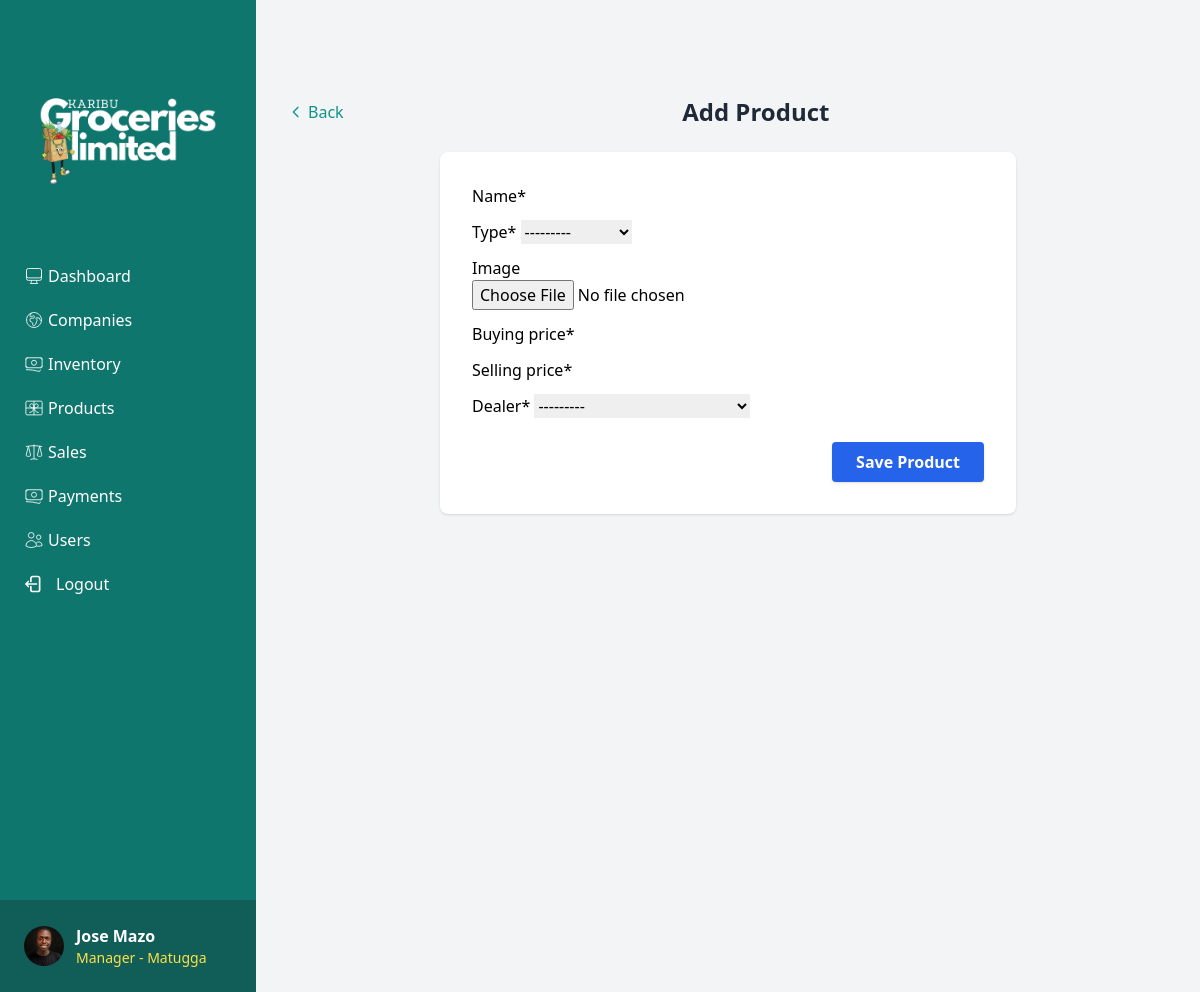
The app's page /products/add/ (signed in) with its own data.
### core/models.py (models this page shows, shortened)
class CustomUser(AbstractUser):
    USER_TYPE_CHOICES = [
        ('admin', 'Admin'),
        ('manager', 'Manager'),
        ('sales_agent', 'Sales Agent'),
    ]
    phone_number = models.CharField(max_length=15, blank=True)
    user_type = models.CharField(max_length=20, choices=USER_TYPE_CHOICES, default='sales_agent')
    profile_picture = models.ImageField(upload_to='profile_pics/', blank=True, null=True)
    branch = models.ForeignKey('Branch', on_delete=models.SET_NULL, null=True, blank=True)
    is_active = models.BooleanField(default=True)
    created_at = models.DateTimeField(auto_now_add=True)
    updated_at = models.DateTimeField(auto_now=True)

class Branch(models.Model):
    name = models.CharField(max_length=100)
    location = models.CharField(max_length=200)
    phone_number = models.CharField(max_length=15)
    email = models.EmailField(blank=True)
    address = models.TextField()
    created_at = models.DateTimeField(auto_now_add=True)
    updated_at = models.DateTimeField(auto_now=True)

class Dealer(models.Model):
    name = models.CharField(max_length=100)
    contact_person = models.CharField(max_length=100)
    phone_number = models.CharField(max_length=15)
    email = models.EmailField(blank=True)
    address = models.TextField()
    branch = models.ForeignKey(Branch, on_delete=models.CASCADE, null=True, blank=True)
    created_at = models.DateTimeField(auto_now_add=True)
    updated_at = models.DateTimeField(auto_now=True)
    def __str__(self):
        return self.name

### core/views.py (the view)
# urls.py: path('products/add/', views.add_product, name='add_product'),
@login_required
def add_product(request):
    if request.method == 'POST':
        form = ProduceForm(request.POST, user=request.user)
        if form.is_valid():
            form.save()
            messages.success(
                request,
                f"{Produce.name} added successfully! Buying Price: UGX {Produce.buying_price}, Selling Price: UGX {Produce.selling_price}"
            )
            return redirect('/products/')  # After adding product, go back to product list
    else:
        form = ProduceForm(user=request.user)
    return render(request, 'core/add_product.html', {'form': form})

### core/forms.py (shortened to what this page needs)
class ProduceForm(forms.ModelForm):
    class Meta:
        model = Produce
        fields = '__all__'
    def __init__(self, *args, **kwargs):
        user = kwargs.pop('user', None)  # Extract the user from kwargs
        super().__init__(*args, **kwargs)
        if user and user.user_type != 'admin':
            self.fields['dealer'].queryset = Dealer.objects.filter(branch=user.branch)

### core/templates/core/add_product.html (shortened to what this page needs)
{% extends "core/dashboard2.html" %}
{% load crispy_forms_tags %}
{% block content %}
<div class="px-4 py-6">
    <div class="flex justify-between items-center mb-6">
        <a href="/products/" class="text-teal-600 hover:text-teal-800 flex items-center gap-1">
            <svg xmlns="http://www.w3.org/2000/svg" class="h-4 w-4" fill="none" viewBox="0 0 24 24" stroke="currentColor">
                <path stroke-linecap="round" stroke-linejoin="round" stroke-width="2" d="M15 19l-7-7 7-7" />
            </svg>
            <span>Back</span>
        </a>
        <h1 class="text-2xl font-bold text-gray-800">Add Product</h1>
    </div>
    <div class="max-w-xl mx-auto bg-white shadow rounded-lg p-8 mb-10">
        <form method="post">
            {{ form|crispy }}
            <div class="flex justify-end mt-6">
                <button type="submit" class="bg-blue-600 hover:bg-blue-700 text-white font-semibold py-2 px-6 rounded shadow">
                    Save Product
                </button>
            </div>
        </form>
    </div>
</div>
{% endblock %}

### core/templates/core/dashboard2.html (shortened to what this page needs)
{% load humanize %}
<!DOCTYPE html>
<html lang="en">
<head>
    <script src="https://cdn.tailwindcss.com"></script>
</head>
<body class="bg-gray-100 overflow-y-auto h-screen scroll-smooth">
    <div class="flex min-h-screen overflow-x-hidden">
      <div class="w-64 bg-teal-700 text-white flex flex-col fixed inset-y-0 left-0">
        <div class="p-6">
            <img src="/static/imgs/2.png/" alt="Karibu Groceries Limited logo" class="h-90">
        </div>
        <nav class="space-y-1 flex-1 overflow-y-auto">
            {% if request.user.user_type != 'admin' %}
            <a href="/dashboard2/" class="flex items-center px-6 py-2 hover:bg-teal-800">
                   <span class="ml-1">Dashboard</span>
            </a>
            {% endif %}
            {% if request.user.user_type != 'sales_agent' %}
            <a href="/procurement/" class="flex items-center px-6 py-2 hover:bg-teal-800">
                <span class="ml-1">Companies</span>
            </a>
            <a href="/inventory/" class="flex items-center px-6 py-2 hover:bg-teal-800">
              <span class="ml-1">Inventory</span>
            </a>
            {% endif %}
            {% if request.user.user_type != 'admin' %}
            <a href="/products/" class="flex items-center px-6 py-2 hover:bg-teal-800">
                <span class="ml-1">Products</span>
            </a>
            {% endif%}
            {% if request.user.user_type != 'admin' %}
            <a href="/sales/" class="flex items-center px-6
             py-2 hover:bg-teal-800">
                <span class="ml-1">Sales</span>
            </a>
            {% endif%}
            {% if request.user.user_type != 'sales_agent' %}
            <a href="/payments/" class="flex items-center px-6 py-2 hover:bg-teal-800">
                <span class="ml-1">Payments</span>
            </a>
            {% endif %}
            {% if request.user.user_type != 'sales_agent' %}
            <a href="/users/" class="flex items-center px-6 py-2 hover:bg-teal-800">
              <span class="ml-1">Users</span>
            </a>
            {% endif %}
            <a href="/logout/" onclick="return confirm('Are you sure you want to log out?');" class="flex items-center px-6 py-2 hover:bg-red-700">
              <span class="ml-1">Logout</span>
            </a>
        </nav>
        <div class="p-6 bg-teal-800">
          <div class="flex items-center mt-auto space-x-3">
            {% if request.user.profile_picture %}
              <img src="{{ request.user.profile_picture.url }}" alt="{{ user.get_full_name }}" class="h-10 w-10 rounded-full">
            {% else %}
             <img src="/static/imgs/bg1.png/" alt="Default" class="h-10 w-10 rounded-full">
            {% endif %}
            <div>
              <p class="font-bold">{{ request.user.get_full_name }}</p>
              {% if request.user.user_type != 'admin' %}
              <a href="" class="hover:underline"><p class="text-sm text-yellow-300">{{ request.user.get_user_type_display }} - {{ request.user.branch.name }}</p></a>
              {% else %}
              <a href="" class="hover:underline"><p class="text-sm text-yellow-300">{{ request.user.get_user_type_display }}</p></a>
              {% endif %}
            </div>
          </div>
        </div>
      </div>
      <div class="flex-1 ml-64 px-4 py-6 min-h-screen mt-6 bg-gray-100">
        {% block content %}{% endblock %}
      </div>
    </div>
</body>
</html>

### records on screen
CustomUser: user.profile_picture (picture), user.get_full_name "Jose Mazo", user.user_type "Manager", user.branch.name "Matugga"
